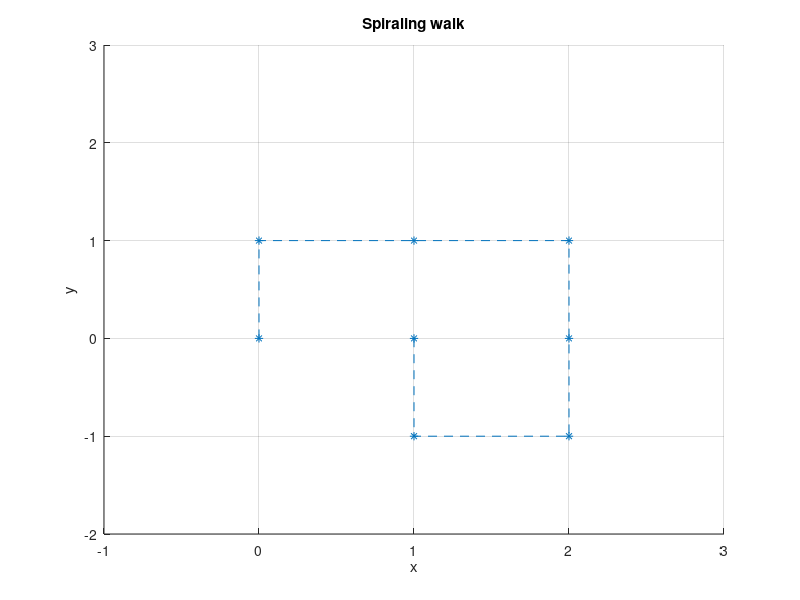

Reproduce this figure in MATLAB.
nodes = [0 0; 0 1; 1 1; 2 1; 2 0; 2 -1; 1 -1; 1 0];
x1 = -1; y1 = -2;
x2 = 3;  y2 = 3;
figure
hold on
plot(nodes(:,1),nodes(:,2),'--*')
axis([x1 x2 y1 y2])
title("Spiraling walk")
xlabel("x")
ylabel("y")
grid on
hold off
